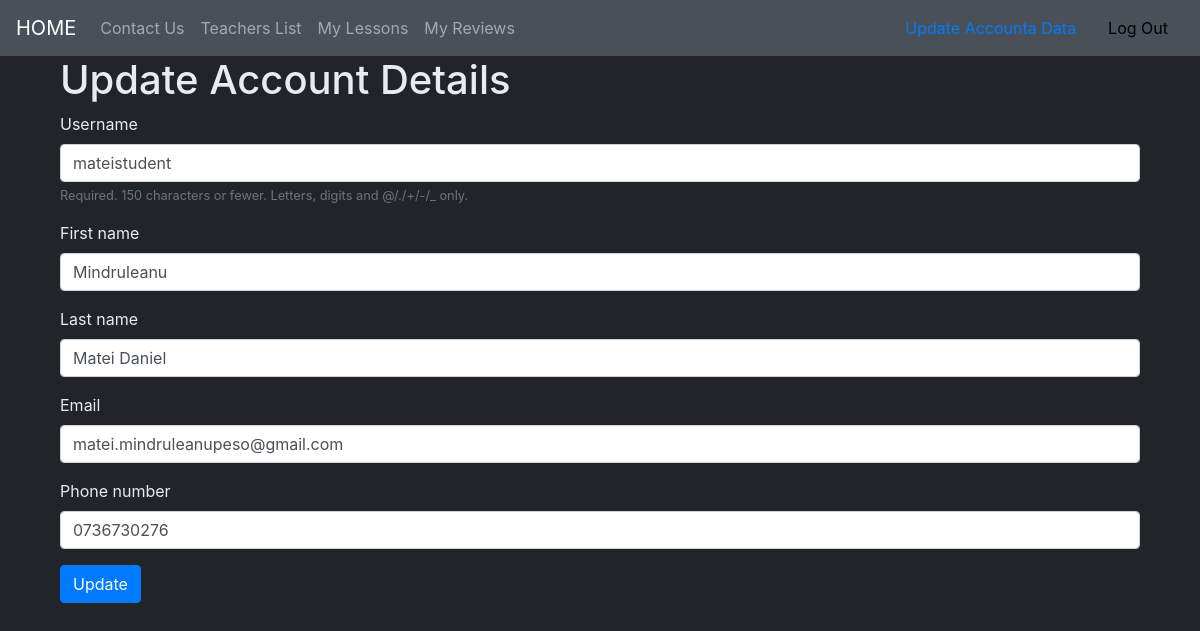
Page /accounts/update/student/8 (signed in) on the committed database.
### accounts/models.py (models this page shows, shortened)
class User(AbstractUser):
    phone_number = models.CharField(max_length=10,blank=False, validators=[phone_number_validator], unique=True)
    email = models.EmailField(unique=True)
    is_student = models.BooleanField(default=False)
    is_teacher = models.BooleanField(default=False)

### accounts/views.py (the view, shortened to what this page needs)
# urls.py: path('update/student/<int:pk>',views.UserUpdateView.as_view(),name='update_user'),
@method_decorator([login_required, student_required], name='dispatch')
class UserUpdateView(UpdateView):
    model = User
    fields = ['username','first_name','last_name','email','phone_number']
    template_name = 'accounts/update.html'
    def get_context_data(self,**kwargs):
        context = super().get_context_data(**kwargs)
        context['user_id'] = self.request.user.id
        return context

### accounts/templates/accounts/update.html (shortened to what this page needs)
{% extends 'base.html' %}
{% load django_bootstrap5 %}
{% block content %}
    <div class="container">
        {% if user_id == user.pk %}
            <h1>Update Account Details</h1>
            <form method="POST">
                {% bootstrap_form form %}
                <input type="submit" class="btn btn-primary" value="Update">
            </form>
        {% else %}
            <p>This is not your account!</p>
        {% endif %}
    </div>
{% endblock %}

### static/invicta/css/master.css (style rules this page uses)
body { background-color: #212529; color: #E9ECEF; }

### rows in the picture
User: username "mateistudent", first_name "Mindruleanu", last_name "Matei Daniel", email "matei.mindruleanupeso@gmail.com", phone_number "0736730276"
